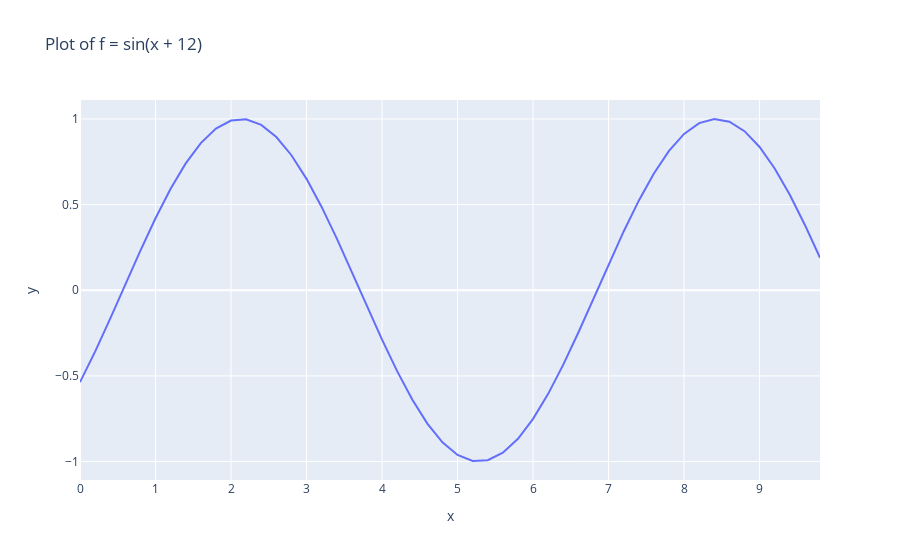

Notebook code cell kept with this figure:
### Markdown cell above
Task 3b

### Code cell
x = np.arange(0, 10, 0.2)
f = np.sin(x + 12)

data = pd.DataFrame({"x": x, "y": f})

fig = px.line(data, x="x", y="y", title="Plot of f = sin(x + 12)")

fig.show()

### Figure 1 — Plotly figure (JSON) as saved in the notebook; plotly's stock layout.template omitted (floating-point values rounded to 4 significant figures)
{"data": [{"hovertemplate": "x=%{x}<br>y=%{y}<extra></extra>", "legendgroup": "", "line": {"color": "#636efa", "dash": "solid"}, "marker": {"symbol": "circle"}, "mode": "lines", "name": "", "orientation": "v", "showlegend": false, "type": "scatter", "x": [0, 0.2, 0.4, 0.6, 0.8, 1, 1.2, 1.4, 1.6, 1.8, 2, 2.2, 2.4, 2.6, 2.8, 3, 3.2, 3.4, 3.6, 3.8, 4, 4.2, 4.4, 4.6, 4.8, 5, 5.2, 5.4, 5.6, 5.8, 6, 6.2, 6.4, 6.6, 6.8, 7, 7.2, 7.4, 7.6, 7.8, 8, 8.2, 8.4, 8.6, 8.8, 9, 9.2, 9.4, 9.6, 9.8], "xaxis": "x", "y": [-0.5366, -0.3582, -0.1656, 0.03362, 0.2315, 0.4202, 0.5921, 0.7404, 0.8592, 0.9437, 0.9906, 0.998, 0.9657, 0.8948, 0.7883, 0.6503, 0.4864, 0.3031, 0.1078, -0.09191, -0.2879, -0.4724, -0.6381, -0.7784, -0.8876, -0.9614, -0.9969, -0.9927, -0.9488, -0.8672, -0.751, -0.6048, -0.4346, -0.247, -0.04954, 0.1499, 0.3433, 0.5231, 0.682, 0.8137, 0.9129, 0.9758, 0.9998, 0.9839, 0.9288, 0.8367, 0.7112, 0.5573, 0.3813, 0.19], "yaxis": "y"}], "layout": {"legend": {"tracegroupgap": 0}, "title": {"text": "Plot of f = sin(x + 12)"}, "xaxis": {"anchor": "y", "domain": [0, 1], "title": {"text": "x"}}, "yaxis": {"anchor": "x", "domain": [0, 1], "title": {"text": "y"}}}}
